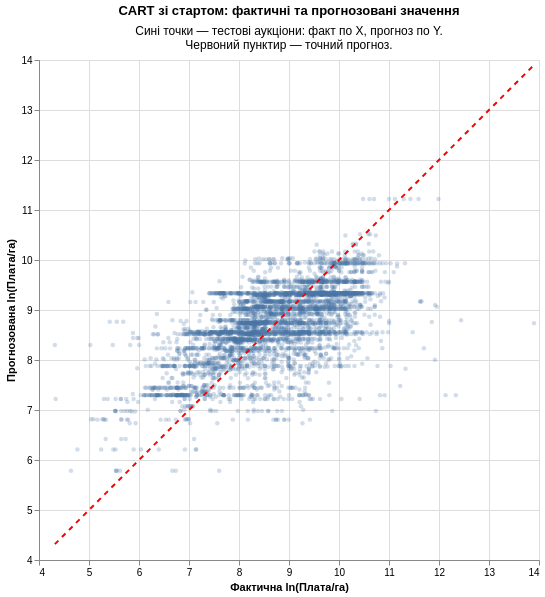

Write notebook code for a chart like this one.
### Markdown cell above
CART послідовно розділяє навчальні спостереження за характеристиками ділянки, обираючи пороги, які зменшують суму квадратів помилок. Прогноз у кінцевому листку — середній логарифм фінальної плати спостережень цього листка.

Оцінено дві моделі: без стартової ціни та з нею. Категоріальні змінні перетворено на індикаторні колонки. Максимальна глибина дерев становить **10**, мінімальна кількість спостережень у кінцевому листку — **20**.

### Code cell
cart_points = alt.Chart(pd.DataFrame({
    'actual': np.log(y_test).to_numpy(),
    'predicted': np.asarray(cart_pred_with_start)
})).mark_circle(size=20, opacity=.25).encode(
    x=alt.X('actual:Q', title='Фактична ln(Плата/га)',
            scale=alt.Scale(domain=limits, zero=False)),
    y=alt.Y('predicted:Q', title='Прогнозована ln(Плата/га)',
            scale=alt.Scale(domain=limits, zero=False))
)

(cart_points + diagonal).properties(
    width=500, height=500,
    title=alt.TitleParams(
        text='CART зі стартом: фактичні та прогнозовані значення',
        subtitle=['Сині точки — тестові аукціони: факт по X, прогноз по Y.', 'Червоний пунктир — точний прогноз.'],
        subtitleFontSize=12, subtitlePadding=8
    )
)

### Figure 1 — Vega-Lite specification as saved in the notebook (floating-point values rounded to 4 significant figures; data arrays with more than 128 entries replaced by an {"elided": "..."} marker saying what was removed)
{"config": {"view": {"continuousWidth": 300, "continuousHeight": 300}}, "layer": [{"data": {"name": "data-db6b9010909a623c0bc902dc1bb8618a"}, "mark": {"type": "circle", "opacity": 0.25, "size": 20}, "encoding": {"x": {"field": "actual", "scale": {"domain": [4.317, 13.9], "zero": false}, "title": "Фактична ln(Плата/га)", "type": "quantitative"}, "y": {"field": "predicted", "scale": {"domain": [4.317, 13.9], "zero": false}, "title": "Прогнозована ln(Плата/га)", "type": "quantitative"}}}, {"data": {"name": "data-9dadf23ae0f8b1f5de4aea278798c86c"}, "mark": {"type": "line", "color": "red", "strokeDash": [5, 5]}, "encoding": {"x": {"field": "actual", "type": "quantitative"}, "y": {"field": "predicted", "type": "quantitative"}}}], "height": 500, "title": {"text": "CART зі стартом: фактичні та прогнозовані значення", "subtitle": ["Сині точки — тестові аукціони: факт по X, прогноз по Y.", "Червоний пунктир — точний прогноз."], "subtitleFontSize": 12, "subtitlePadding": 8}, "width": 500, "$schema": "https://vega.github.io/schema/vega-lite/v6.4.1.json", "datasets": {"data-db6b9010909a623c0bc902dc1bb8618a": {"elided": "4463 records"}, "data-9dadf23ae0f8b1f5de4aea278798c86c": [{"actual": 4.317, "predicted": 4.317}, {"actual": 13.9, "predicted": 13.9}]}}
